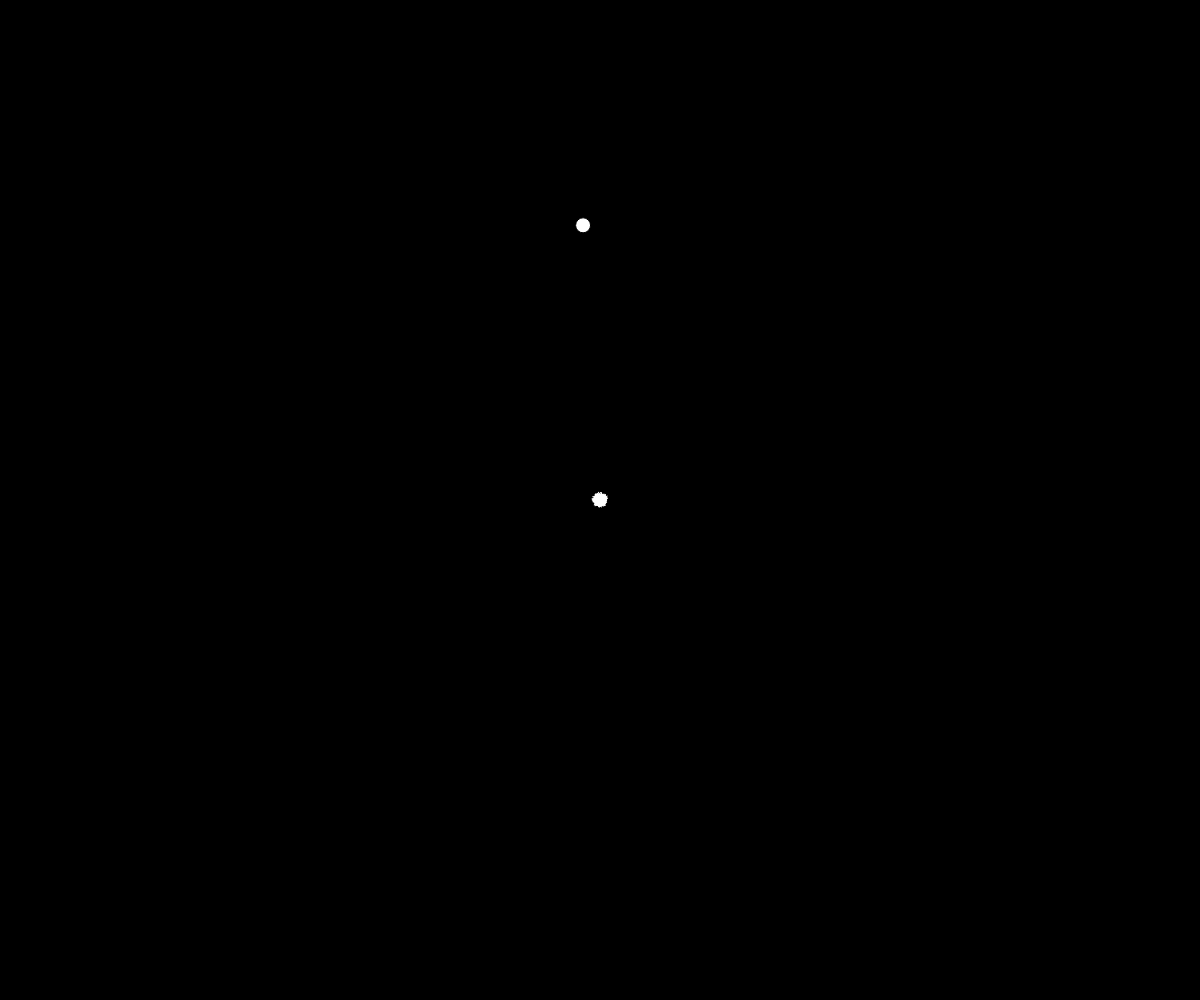
Frame 1 (no input)
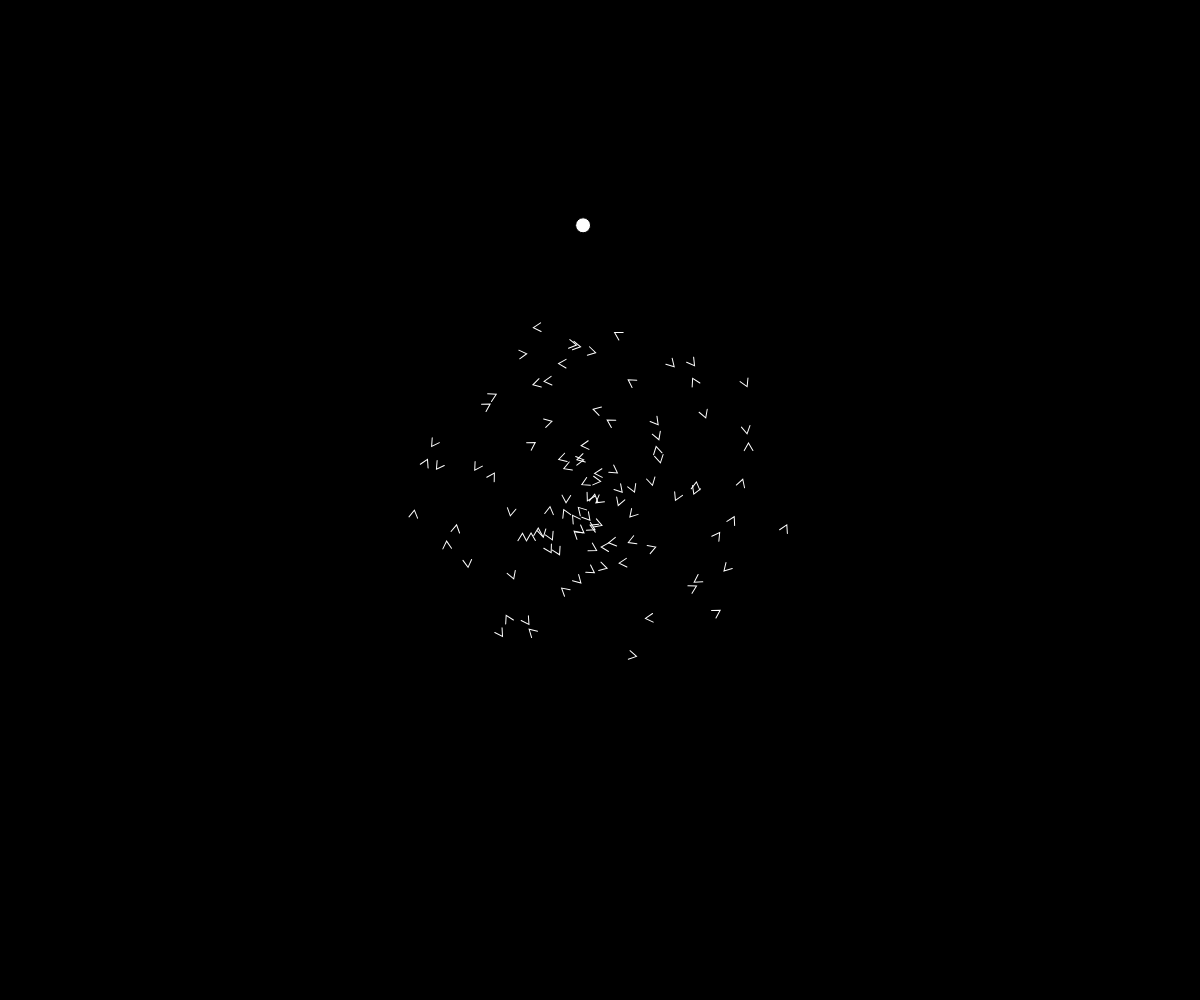
Frame 60 (no input)
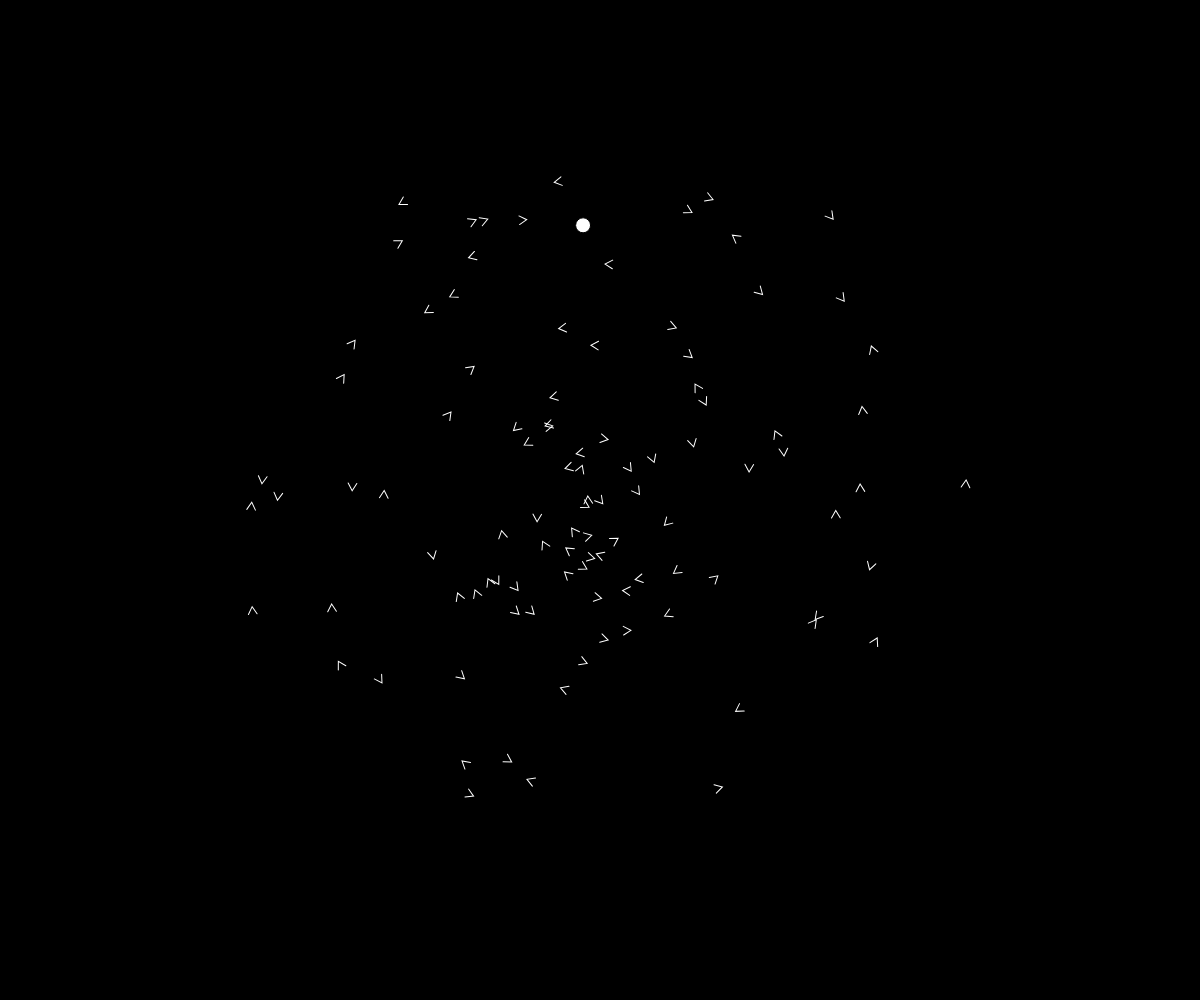
Frame 120 (the mouse pressed at the canvas centre since frame 60)

The p5.js sketch that drew these frames (run headless with seeded random() and noise() and a simulated clock; from frame 60 on, the mouse is pressed at the canvas centre):

// p5.js sketch
// ── sketch.js
var birdNum = 100;
var population;
let birds = [];
let food;
function setup() {
  	createCanvas(windowWidth, windowHeight);
    population = new Population(Bird, 100);
    background(0);
    food = createVector(random(width), random(height)).sub(createVector(width, height).mult(0.5));
}

class Bird extends ADN{
  constructor(){
    super(4);
    this.reset();
  }
  reset(){
    this.direction = createVector(1,0).rotate(this.genes[0]*TWO_PI);
    this.speed = this.genes[2]*PI;
    this.routeDriftingSpeed = this.genes[2];
    this.routeDriftingacc = this.genes[3]*TWO_PI;
    this.position = createVector(0,0);
    this.bestDistance = Infinity;
  }
  update(){
    this.routeDriftingacc += this.routeDriftingSpeed;
    let r = (noise(this.routeDriftingacc)*2 - 1)*0.1;
    
    this.direction.rotate(r);
    this.position.add(p5.Vector.mult(this.direction, this.speed));
    this.bestDistance = min(this.bestDistance, p5.Vector.dist(this.position, food));
  }
  show(){
    push();
    stroke(255);
    noFill();
    translate(this.position.x, this.position.y);
    rotate(atan2(this.direction.y, this.direction.x));
    beginShape();
    for(let a = 0 ; a < TWO_PI-1 ; a += TWO_PI*0.333){
      vertex(5 * cos(a), 5 * sin(a))
    }
    endShape();
    pop();
  }
}

function draw(){

  background(0);
  
  translate(width/2, height/2);
  population.update();
  population.show();
  if(frameCount % 200 ==0){
    
    let fitness = population.populations.map(d=>1 / (d.bestDistance + 1));
    let sum = fitness.reduce((acc, v)=>acc+=v, 0);
    fitness = fitness.map(f=>f/sum);
    population.nextGeneration(fitness);
    population.reset();
  }

  ellipse(food.x, food.y, 15, 15);
/*
  noFill();
  stroke(255);
  for(var i = 0 ; i <cities.length ; i ++){
    ellipse(cities[i].x, cities[i].y, 10, 10);
  } 
  
  strokeWeight(5);
  stroke(255, 0, 255);  
  beginShape();
  for(var i = 0 ; i <bestEver.length ; i ++){
    vertex(cities[bestEver[i]].x, cities[bestEver[i]].y);
  } 
  endShape();

  

  let scores = population.populations.map(i=> i.reduce((acc, v, id)=>{
      if(id == i.length-1)return acc;
      acc += p5.Vector.dist(cities[v], cities[i[id+1]]);
      return acc;
    }, 0)
  );

  let oldRecord = recordDistance;
  recordDistance = min(recordDistance, min(scores));
  if(oldRecord != recordDistance){
    console.log("NEW RECORD");
    bestId = scores.indexOf(recordDistance);
    bestEver = population.populations[bestId];
  }


  let fitness = scores.map(d=>1 / (d + 1));
  let sum = fitness.reduce((acc, v)=>acc+=v, 0);
  fitness = fitness.map(f=>f/sum);
  

  population.nextGeneration(fitness);

  */
}

// ── genetics.js
/*----------------------------------------*\
  ESA-BXL-AN1 - genetics.js
  @author Evrard Vincent (vincent@ogre.be)
  @Date:   2018-12-02 22:23:10
  @Last Modified time: 2018-12-03 08:14:20
\*----------------------------------------*/

class ADN{
	constructor(genCount=1){
		this.genCount = genCount;
		this.genes = Array(this.genCount).fill(0).map((v, i)=>random(-1, 1)).shuffle();
	}
}

class Population{
	constructor(Model, count){
		this.Model = Model;
		this.populations = Array(count).fill(0).map(()=>new Model());
		console.log(this.populations);
	}
	nextGeneration(fitness=Array(0)){
		let pool = fitness.reduce((acc, v, idx)=>{
			for(let i = 0 ; i < v * 100 ; i ++){
				acc.push(idx)
			}
			return acc;
		}, []);
		
		this.parents = this.populations.map(()=>{
			return [this.populations[pool.random()].genes.slice(), this.populations[pool.random()].genes.slice()]//SELECTION
		});
		console.log(this.parents);

		this.populations = this.parents.map((couple, id)=>{
			let s = couple[0].genes.randomId();
			this.populations[id].genes = couple[0].slice().splice(0, s).concat(couple[1].slice().splice(s));//REPRODUCTION
			return this.populations[id];
		});
		//console.log(this.populations);
		//this.populations = this.populations.map(i=>i.genes.slice().swap());//MUTATION
		//console.log(this.populations);
	}
	update(){
		this.populations.map((i)=>i.update())
	}
	show(){
		this.populations.map((i)=>i.show())
	}
	reset(){
		this.populations = Array(this.populations.length).fill(0).map(()=>new (this.Model)());
		this.populations.map((i)=>i.reset())
	}
}

Array.prototype.shuffle = function(){
	for (let i = this.length - 1; i > 0; i--) {
		let i = Math.floor(Math.random()*this.length);
		let j = Math.floor(Math.random()*this.length);
		this.swap(i, j);
	}
	return this;
}

Array.prototype.swap = function(i=this.randomId(), j=this.randomId()){
	var temp = this[i];
	this[i] = this[j];
	this[j] = temp;
	return this;
}

Array.prototype.randomId = function(){
	return Math.floor(Math.random()*this.length);
}

Array.prototype.random = function(){
	return this[this.randomId()];
}
